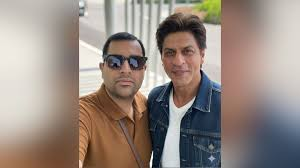
#> input picture backend/uploads/images.jpg, 300 x 168 px
$ python -i clothing_analyzer.py   (imports and definitions only)
#> lines starting #> are read from the running program, lines starting #| are printed output that depends on the picture
from PIL import Image

import numpy as np

from sklearn.cluster import KMeans


# =========================
# RGB → COLOR NAME
# =========================

def rgb_to_color_name(rgb):

    r, g, b = rgb

    brightness = (
        r + g + b
    ) / 3

    # =========================
    # WHITE
    # =========================

    if (
        r > 210 and
        g > 210 and
        b > 210
    ):
        return "white"

    # =========================
    # CREAM / OFF WHITE
    # =========================

    if (
        r > 185 and
        g > 175 and
        b > 150
    ):
        return "cream"

    # =========================
    # BLACK
    # =========================

    if brightness < 55:
        return "black"

    # =========================
    # DARK GRAY
    # =========================

    if (
        abs(r - g) < 18 and
        abs(g - b) < 18 and
        brightness < 120
    ):
        return "dark gray"

    # =========================
    # LIGHT GRAY
    # =========================

    if (
        abs(r - g) < 20 and
        abs(g - b) < 20
    ):
        return "gray"

    # =========================
    # DENIM BLUE
    # =========================

    if (

        b > r and

        abs(r - g) < 35 and

        b > 70 and

        brightness < 170
    ):

        return "denim blue"

    # =========================
    # NAVY
    # =========================

    if (
        b > r and
        b > g and
        brightness < 90
    ):
        return "navy"

    # =========================
    # BLUE
    # =========================

    if (
        b > r + 20 and
        b > g + 20
    ):
        return "blue"

    # =========================
    # RED
    # =========================

    if (
        r > g + 25 and
        r > b + 25
    ):
        return "red"

    # =========================
    # GREEN
    # =========================

    if (
        g > r + 20 and
        g > b + 20
    ):
        return "green"

    # =========================
    # BROWN
    # =========================

    if (
        r > 100 and
        g > 70 and
        b < 80
    ):
        return "brown"

    # =========================
    # BEIGE
    # =========================

    if (
        r > 170 and
        g > 160 and
        b > 120
    ):
        return "beige"

    # =========================
    # YELLOW
    # =========================

    if (
        r > 180 and
        g > 180 and
        b < 120
    ):
        return "yellow"

    return "gray"


# =========================
# MAIN COLOR EXTRACTION
# =========================

def get_main_color(region):

    pixels = np.array(region).reshape(-1, 3)

    # Remove dark noise
    pixels = pixels[
        np.mean(pixels, axis=1) > 35
    ]

    # Remove very bright noise
    pixels = pixels[
        np.mean(pixels, axis=1) < 245
    ]

    if len(pixels) == 0:
        return "unknown"

    # =========================
    # KMEANS
    # =========================

    kmeans = KMeans(

        n_clusters=5,

        random_state=42,

        n_init=10
    )

    labels = kmeans.fit_predict(
        pixels
    )

    unique, counts = np.unique(

        labels,

        return_counts=True
    )

    dominant_cluster = unique[
        np.argmax(counts)
    ]

    dominant_color = (
        kmeans.cluster_centers_[
            dominant_cluster
        ].astype(int)
    )

    return rgb_to_color_name(
        dominant_color
    )


# =========================
# CLOTHING ANALYSIS
# =========================

def analyze_clothing(image_path):

#> called with image_path = '../../uploads/images.jpg'
    image = Image.open(
        image_path
    ).convert("RGB")
#> image is the input picture: PIL image 300x168 RGB; mean R, G, B 150.3, 137.4, 129.5

    width, height = image.size
#> width = 300; height = 168

    # =========================
    # SMARTER REGIONS
    # =========================

    # Upper torso center
    upper_region = image.crop(

        (
            int(width * 0.28),

            int(height * 0.12),

            int(width * 0.72),

            int(height * 0.45)
        )
    )
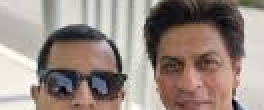
#> upper_region: PIL image 132x55 RGB (shown 2 times larger); mean R, G, B 153.3, 138.7, 131.4

    # Jeans / pants region
    lower_region = image.crop(

        (
            int(width * 0.32),

            int(height * 0.50),

            int(width * 0.68),

            int(height * 0.82)
        )
    )
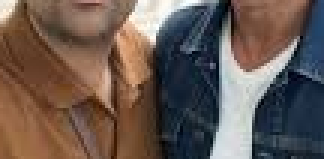
#> lower_region: PIL image 108x53 RGB (shown 3 times larger); mean R, G, B 104.4, 89.3, 81.9

    # Shoes only
    footwear_region = image.crop(

        (
            int(width * 0.34),

            int(height * 0.88),

            int(width * 0.66),

            int(height * 0.98)
        )
    )
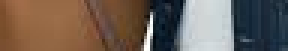
#> footwear_region: PIL image 96x17 RGB (shown 3 times larger); mean R, G, B 111, 96.7, 86.3

    # =========================
    # DETECT COLORS
    # =========================

    upper_color = get_main_color(
        upper_region
    )
#> in get_main_color, `labels = kmeans.fit_predict( pixels )`: labels = 6675 values, max 4 at index 81, min 0 at index 22, mean 1.77
#> in get_main_color, `unique, counts = np.unique(  labels,  return_counts=True )`: unique = [0, 1, 2, 3, 4]; counts = [1497, 1957, 890, 1250, 1081]
#> in get_main_color, `dominant_cluster = unique[ np.argmax(counts) ]`: dominant_cluster = 1
#> in get_main_color, `dominant_color = ( kmeans.cluster_centers_[ dominant_cluster ].astype(..`: dominant_color = [221, 218, 212]
#> in rgb_to_color_name, `r, g, b = rgb`: r = 221; g = 218; b = 212
#> in rgb_to_color_name, `brightness = ( r + g + b ) / 3`: brightness = 217
#> upper_color = 'white'

    lower_color = get_main_color(
        lower_region
    )
#> lower_color = 'red'

    footwear_color = get_main_color(
        footwear_region
    )
#> in get_main_color (call 3), `pixels = np.array(region).reshape(-1, 3)`: pixels = 1632 rows, first 8: [134, 85, 52], [137, 88, 55], [148, 98, 65], [150, 100, 67], [156, 103, 69], [159, 106, 72], [161, 108, 74], [161, 108, 74]
#> in get_main_color (call 3), `pixels = pixels[ np.mean(pixels, axis=1) > 35 ]`: pixels = 1483 rows, first 8: [134, 85, 52], [137, 88, 55], [148, 98, 65], [150, 100, 67], [156, 103, 69], [159, 106, 72], [161, 108, 74], [161, 108, 74]
#> in get_main_color (call 3), `pixels = pixels[ np.mean(pixels, axis=1) < 245 ]`: pixels = 1473 rows, first 8: [134, 85, 52], [137, 88, 55], [148, 98, 65], [150, 100, 67], [156, 103, 69], [159, 106, 72], [161, 108, 74], [161, 108, 74]
#> footwear_color = 'red'

    return {

        "upper_wear":
            upper_color,

        "lower_wear":
            lower_color,

        "footwear":
            footwear_color
    }

>>> result = analyze_clothing('../../uploads/images.jpg')
#> result = {'upper_wear': 'white', 'lower_wear': 'red', 'footwear': 'red'}

$ run again, on backend/uploads/AA outfit.jpg
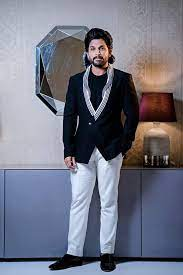
#> input picture backend/uploads/AA outfit.jpg, 183 x 275 px
#> in analyze_clothing, image is the input picture: PIL image 183x275 RGB; mean R, G, B 113.8, 115.5, 130
#> in analyze_clothing, `lower_region = image.crop(  ( int(width * 0.32),  int(height * 0.50), ..`:
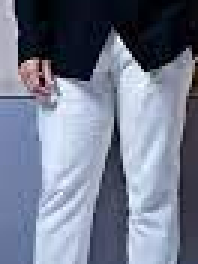
#> lower_region: PIL image 66x88 RGB (shown 3 times larger); mean R, G, B 114.9, 122.5, 142
#> in analyze_clothing, `footwear_region = image.crop(  ( int(width * 0.34),  int(height * 0.88..`:
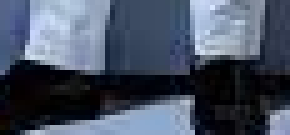
#> footwear_region: PIL image 58x27 RGB (shown 5 times larger); mean R, G, B 71.5, 81.1, 98.6
#> labels = 4278 values, max 4 at index 15, min 0 at index 14, mean 1.79
#> unique = [0, 1, 2, 3, 4]; counts = [1072, 365, 1708, 638, 495]
#> dominant_cluster = 2
#> dominant_color = [97, 88, 84]
#> r = 97; g = 88; b = 84
#> brightness = 89.67
#> upper_color = 'dark gray'
#> lower_color = 'cream'
#> in get_main_color (call 3), `pixels = np.array(region).reshape(-1, 3)`: pixels = 1566 rows, first 8: [86, 100, 137], [85, 101, 137], [88, 106, 144], [83, 101, 139], [81, 99, 135], [66, 85, 118], [150, 169, 199], [146, 166, 193]
#> in get_main_color (call 3), `pixels = pixels[ np.mean(pixels, axis=1) > 35 ]`: pixels = 1018 rows, first 8: [86, 100, 137], [85, 101, 137], [88, 106, 144], [83, 101, 139], [81, 99, 135], [66, 85, 118], [150, 169, 199], [146, 166, 193]
#> footwear_color = 'denim blue'
#> result = {'upper_wear': 'dark gray', 'lower_wear': 'cream', 'footwear': 'denim blue'}

$ run again, on backend/uploads/outfit 5.jpg
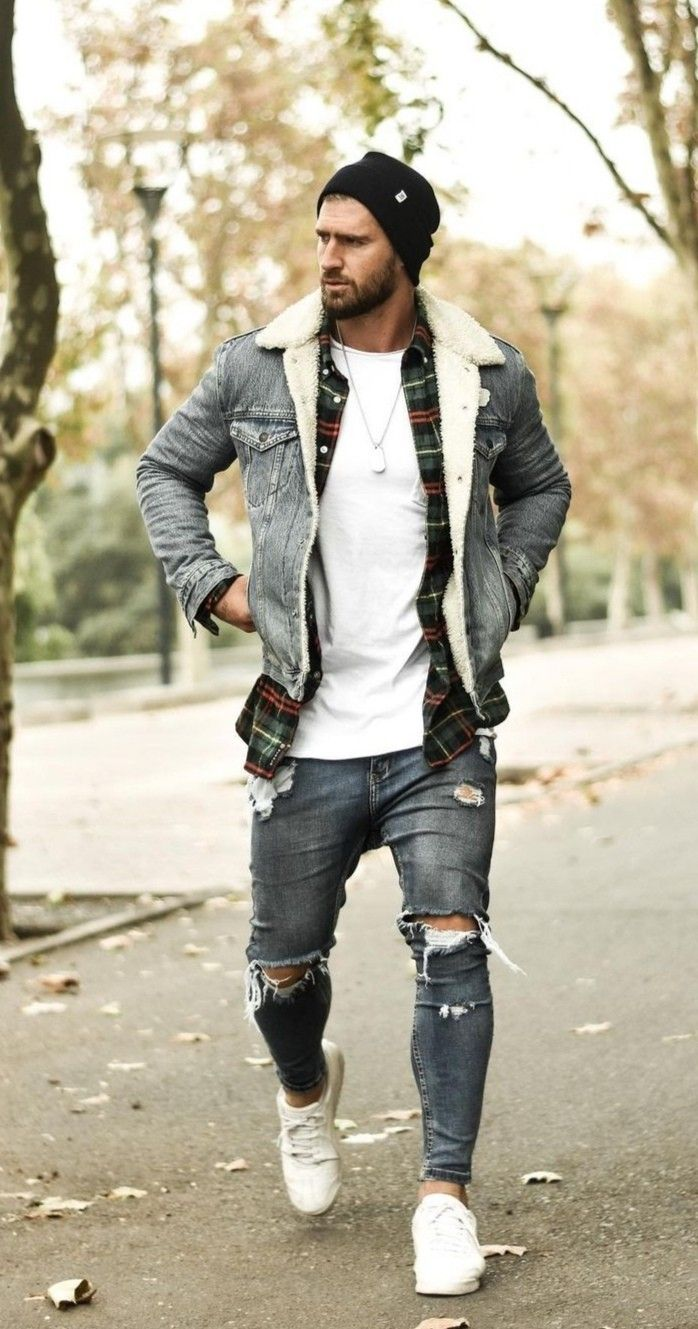
#> input picture backend/uploads/outfit 5.jpg, 698 x 1329 px
#> in analyze_clothing, image is the input picture: PIL image 698x1329 RGB; mean R, G, B 182.7, 176.1, 156.3
#> in analyze_clothing, `lower_region = image.crop(  ( int(width * 0.32),  int(height * 0.50), ..`:
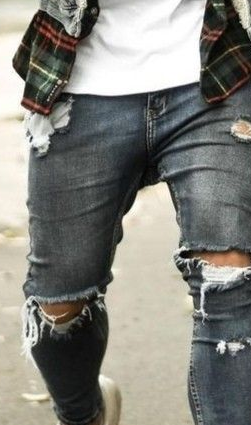
#> lower_region: PIL image 251x425 RGB; mean R, G, B 131, 130.6, 124.3
#> in analyze_clothing, `footwear_region = image.crop(  ( int(width * 0.34),  int(height * 0.88..`:
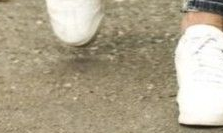
#> footwear_region: PIL image 223x133 RGB; mean R, G, B 175.2, 165.1, 141.8
#> unique = [0, 1, 2, 3, 4]; counts = [16190, 14952, 28774, 29018, 13706]
#> dominant_cluster = 3
#> dominant_color = [207, 189, 156]
#> r = 207; g = 189; b = 156
#> brightness = 184
#> upper_color = 'cream'
#> footwear_color = 'gray'
#> result = {'upper_wear': 'cream', 'lower_wear': 'cream', 'footwear': 'gray'}
